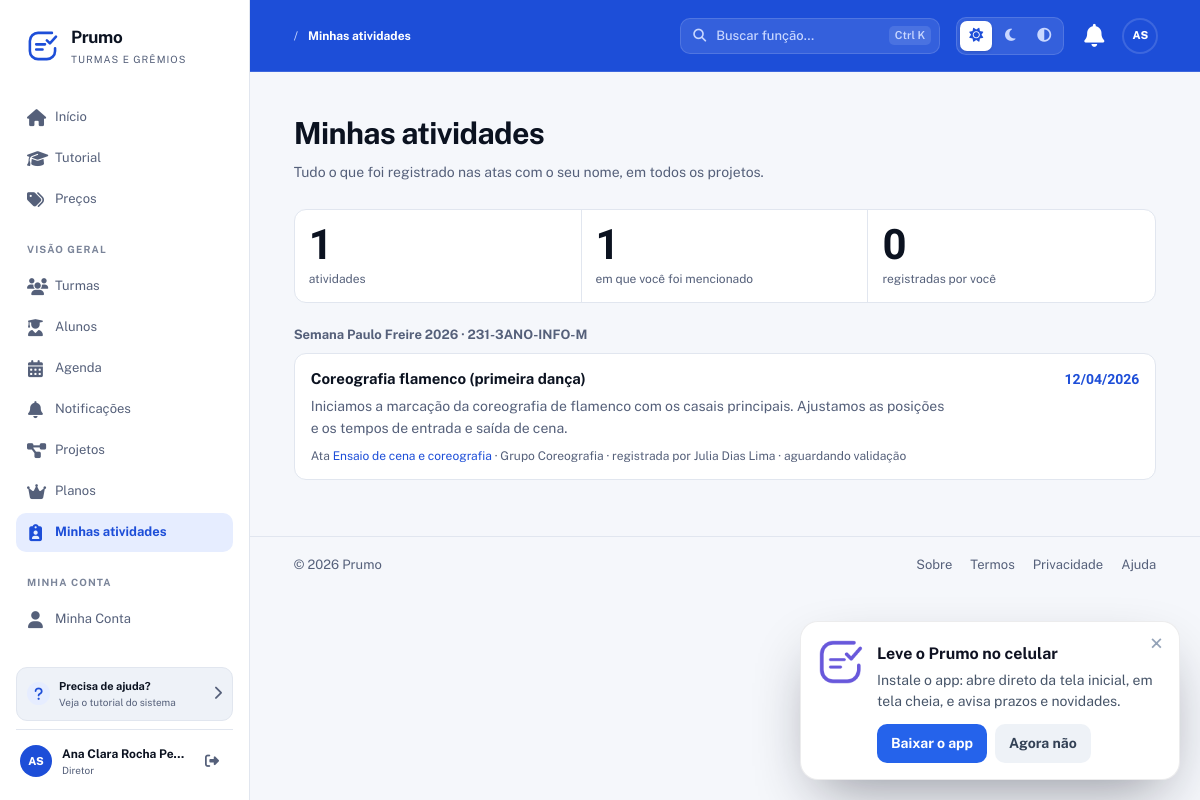
/SGT/minhas-atividades (signed in), run on the app's committed database.
### tables this page shows
CREATE TABLE atividades_ata (
  id INT AUTO_INCREMENT PRIMARY KEY,
  ata_id INT NOT NULL,
  nome VARCHAR(200) NOT NULL,
  descricao TEXT DEFAULT NULL,
  autor_id INT NOT NULL,
  created_at TIMESTAMP DEFAULT CURRENT_TIMESTAMP,
  FOREIGN KEY (ata_id) REFERENCES atas(id) ON DELETE CASCADE,
  FOREIGN KEY (autor_id) REFERENCES usuarios(id) ON DELETE CASCADE,
  INDEX idx_ativ_ata (ata_id)
);

CREATE TABLE projetos (
  id INT AUTO_INCREMENT PRIMARY KEY,
  turma_id INT NOT NULL,
  diretoria_id INT NULL,                      
  nome VARCHAR(150) NOT NULL,
  descricao TEXT DEFAULT NULL,
  prazo DATE DEFAULT NULL,
  modo_avaliacao ENUM('etapa','cronograma') DEFAULT 'cronograma',
  alunos_pedem_grupo TINYINT(1) NOT NULL DEFAULT 0,       
  alunos_pedem_diretor TINYINT(1) NOT NULL DEFAULT 0,     
  diretores_por_grupo INT NOT NULL DEFAULT 1,
  avaliacao_reps ENUM('compartilhada','media') NOT NULL DEFAULT 'compartilhada',  
  encerrado TINYINT(1) DEFAULT 0,
  encerrado_em DATETIME DEFAULT NULL,
  encerrado_por INT DEFAULT NULL,
  created_at TIMESTAMP DEFAULT CURRENT_TIMESTAMP,
  updated_at TIMESTAMP DEFAULT CURRENT_TIMESTAMP ON UPDATE CURRENT_TIMESTAMP,
  FOREIGN KEY (turma_id) REFERENCES turmas(id) ON DELETE CASCADE,
  FOREIGN KEY (encerrado_por) REFERENCES usuarios(id) ON DELETE SET NULL,
  INDEX idx_projetos_turma (turma_id),
  INDEX idx_projetos_encerrado (encerrado),
  CONSTRAINT fk_projeto_diretoria FOREIGN KEY (diretoria_id) REFERENCES gremio_diretorias(id) ON DELETE SET NULL
);

CREATE TABLE turmas (
  id INT AUTO_INCREMENT PRIMARY KEY,
  nome VARCHAR(150) NOT NULL,
  tipo ENUM('turma','gremio') NOT NULL DEFAULT 'turma',   
  codigo_acesso VARCHAR(30) NOT NULL UNIQUE,
  codigo_interno VARCHAR(100) DEFAULT NULL,
  cor_primaria VARCHAR(20) DEFAULT '#3498db',
  cor_secundaria VARCHAR(20) DEFAULT '#2ecc71',
  cor_personalizada TINYINT(1) NOT NULL DEFAULT 0,   
  logo VARCHAR(255) DEFAULT NULL,                   
  bloqueada TINYINT(1) NOT NULL DEFAULT 0,
  bloqueada_motivo VARCHAR(255) DEFAULT NULL,
  bloqueada_em DATETIME DEFAULT NULL,
  bloqueada_por INT DEFAULT NULL,
  isenta_plano TINYINT(1) NOT NULL DEFAULT 0,   
  teste_dia_ate DATETIME NULL,                  
  created_at TIMESTAMP DEFAULT CURRENT_TIMESTAMP,
  updated_at TIMESTAMP DEFAULT CURRENT_TIMESTAMP ON UPDATE CURRENT_TIMESTAMP,
  FOREIGN KEY (bloqueada_por) REFERENCES usuarios(id) ON DELETE SET NULL,
  INDEX idx_turmas_codigo (codigo_acesso)
);

CREATE TABLE atas (
  id INT AUTO_INCREMENT PRIMARY KEY,
  titulo VARCHAR(200) NOT NULL,
  descricao TEXT DEFAULT NULL,
  grupo_id INT NOT NULL,
  diretor_id INT DEFAULT NULL,
  representante_id INT DEFAULT NULL,
  data_ata DATE NOT NULL,
  prazo_preenchimento DATE DEFAULT NULL,
  horario_inicio TIME DEFAULT NULL,
  horario_fim TIME DEFAULT NULL,
  status ENUM('pendente','preenchida','revisada') DEFAULT 'pendente',
  preenchimento ENUM('diretor','grupo') NOT NULL DEFAULT 'diretor',   
  created_at TIMESTAMP DEFAULT CURRENT_TIMESTAMP,
  updated_at TIMESTAMP DEFAULT CURRENT_TIMESTAMP ON UPDATE CURRENT_TIMESTAMP,
  FOREIGN KEY (grupo_id) REFERENCES grupos(id) ON DELETE CASCADE,
  FOREIGN KEY (diretor_id) REFERENCES usuarios(id) ON DELETE SET NULL,
  FOREIGN KEY (representante_id) REFERENCES usuarios(id) ON DELETE SET NULL,
  INDEX idx_atas_grupo (grupo_id),
  INDEX idx_atas_status (status),
  INDEX idx_atas_data (data_ata)
);

CREATE TABLE grupos (
  id INT AUTO_INCREMENT PRIMARY KEY,
  projeto_id INT NOT NULL,
  nome VARCHAR(150) NOT NULL,
  modo_avaliacao_grupo ENUM('individual','coletiva') DEFAULT 'individual',
  modo_avaliacao_por ENUM('diretor','representante','pares','autoavaliacao','misto') DEFAULT 'diretor',
  created_at TIMESTAMP DEFAULT CURRENT_TIMESTAMP,
  updated_at TIMESTAMP DEFAULT CURRENT_TIMESTAMP ON UPDATE CURRENT_TIMESTAMP,
  FOREIGN KEY (projeto_id) REFERENCES projetos(id) ON DELETE CASCADE,
  INDEX idx_grupos_projeto (projeto_id)
);

CREATE TABLE usuarios (
  id INT AUTO_INCREMENT PRIMARY KEY,
  nome VARCHAR(150) NOT NULL,
  email VARCHAR(150) NOT NULL UNIQUE,
  senha VARCHAR(255) NOT NULL,
  google_id VARCHAR(64) DEFAULT NULL,            
  tipo ENUM('aluno','master') NOT NULL DEFAULT 'aluno',
  telefone VARCHAR(20) DEFAULT NULL,
  data_nascimento DATE DEFAULT NULL,
  email_confirmado TINYINT(1) NOT NULL DEFAULT 0,
  email_token VARCHAR(255) DEFAULT NULL,
  email_token_expira DATETIME DEFAULT NULL,
  primeiro_login TINYINT(1) NOT NULL DEFAULT 1,
  cadastro_pendente TINYINT(1) NOT NULL DEFAULT 0,  
  ativo TINYINT(1) NOT NULL DEFAULT 1,
  lgpd_aceito TINYINT(1) NOT NULL DEFAULT 0,
  lgpd_data DATETIME DEFAULT NULL,
  ultimo_acesso DATETIME DEFAULT NULL,
  created_at TIMESTAMP DEFAULT CURRENT_TIMESTAMP,
  updated_at TIMESTAMP DEFAULT CURRENT_TIMESTAMP ON UPDATE CURRENT_TIMESTAMP,
  UNIQUE KEY uk_google_id (google_id),
  INDEX idx_usuarios_email (email),
  INDEX idx_usuarios_tipo (tipo),
  INDEX idx_usuarios_ativo (ativo)
);

### app/Controllers/AtaController.php (called while the page is built, shortened)
<?php
require_once __DIR__ . '/../Core/App.php';
require_once __DIR__ . '/../Models/Projeto.php';
require_once __DIR__ . '/../Helpers/ViewHelper.php';
class AtaController
{
    private Ata           $ata;
    public function __construct()
    {
        $this->ata     = new Ata();
    }
    public function minhasAtividades()
    {
        $u = $_SESSION['usuario'];
        $this->render('atas/minhas_atividades', [
            'atividades' => $this->ata->atividadesDoUsuario((int) $u['id']),
            'meuId'      => (int) $u['id'],
        ]);
    }
    private function render(string $view, array $dados = []): void
    {
        extract($dados);
        require __DIR__ . '/../Views/' . $view . '.php';
    }
}

### app/Core/Router.php (called while the page is built, shortened)
<?php
require_once __DIR__ . '/App.php';
class Router
{
    private $routes = ['GET' => [], 'POST' => []];
    public function get($uri, $action, $roles = [])
    {
        $this->routes['GET'][$uri] = ['action' => $action, 'roles' => $roles];
    }
    public function post($uri, $action, $roles = [])
    {
        $this->routes['POST'][$uri] = ['action' => $action, 'roles' => $roles];
    }
    public function dispatch($requestUri)
    {
        $path     = parse_url($requestUri, PHP_URL_PATH);
        $basePath = App::getBasePath();
        if ($basePath && strpos($path, $basePath) === 0) {
            $path = substr($path, strlen($basePath));
        }
        $method = $_SERVER['REQUEST_METHOD'];
        $route  = $this->routes[$method][$path] ?? null;
        $params = [];
        $action = $route['action'];
        [$controller, $methodName] = explode('@', $action);
        $controllerInstance = new $controller();
        $controllerInstance->$methodName(...$params);
    }
}

### public/index.php (called while the page is built, shortened)
<?php
require_once __DIR__ . '/../app/Core/App.php';
require_once __DIR__ . '/../app/Config/database.php';
require_once __DIR__ . '/../app/Core/Router.php';
$router = new Router();
$router->dispatch($_SERVER['REQUEST_URI']);

### app/Core/Model.php (called while the page is built, shortened)
<?php
require_once __DIR__ . '/../Config/database.php';
class Model
{
    public function __construct()
    {
        $this->conn = Database::getConnection();
    }
}

### app/Core/App.php (called while the page is built, shortened)
<?php
class App
{
    private static $config = null;
    public static function init()
    {
        if (self::$config === null) {
            $envFile = __DIR__ . '/../../.env';
            self::$config = parse_ini_file($envFile);
        }
    }
    public static function get($key, $default = null)
    {
        return self::$config[$key] ?? $_ENV[$key] ?? $default;
    }
    public static function getName()
    {
        return self::get('APP_NAME', 'ProjetoBase');
    }
    public static function getBasePath()
    {
        return self::get('APP_BASE_PATH', '/' . self::getName());
    }
}

### app/Config/database.php (called while the page is built, shortened)
<?php
require_once __DIR__ . '/../Core/App.php';
class Database
{
    private static $connection = null;
    public static function getConnection()
    {
        if (self::$connection === null) {
            try {
                $host = App::get('DB_HOST', '127.0.0.1');
                $dbname = App::get('DB_NAME', 'ProjetoBase');
                $user = App::get('DB_USER', 'root');
                $pass = App::get('DB_PASS', '');
                $port = App::get('DB_PORT', '3306');
                if (strpos($host, ':') !== false) {
                    $dsn = "mysql:host={$host};dbname={$dbname};charset=utf8";
                } else {
                    $dsn = "mysql:host={$host};port={$port};dbname={$dbname};charset=utf8";
                }
                self::$connection = new PDO(
                    $dsn,
                    $user,
                    $pass,
                    [
                        PDO::ATTR_ERRMODE => PDO::ERRMODE_EXCEPTION,
                        PDO::ATTR_DEFAULT_FETCH_MODE => PDO::FETCH_ASSOC,
                        PDO::ATTR_EMULATE_PREPARES => false
                    ]
                );
            } catch (PDOException $e) {
                error_log("Erro de conexão com o banco: " . $e->getMessage());
                throw new Exception("Erro de conexão com o banco de dados: " . $e->getMessage());
            }
        }
        return self::$connection;
    }
}

### app/Models/Ata.php (called while the page is built, shortened)
<?php
require_once __DIR__ . '/../Core/Model.php';
class Ata extends Model
{
    public function atividadesDoUsuario(int $usuarioId): array
    {
        $stmt = $this->conn->prepare("
            SELECT at.id, at.nome, at.descricao, at.created_at, at.autor_id,
                   au.nome AS autor_nome,
                   a.id AS ata_id, a.titulo AS ata_titulo, a.data_ata, a.status AS ata_status,
                   g.nome AS grupo_nome, p.id AS projeto_id, p.nome AS projeto_nome, t.nome AS turma_nome,
                   (pa.usuario_id IS NOT NULL) AS mencionado
            FROM atividades_ata at
            INNER JOIN atas a     ON a.id = at.ata_id
            INNER JOIN grupos g   ON g.id = a.grupo_id
            INNER JOIN projetos p ON p.id = g.projeto_id
            INNER JOIN turmas t   ON t.id = p.turma_id
            LEFT JOIN usuarios au ON au.id = at.autor_id
            LEFT JOIN participantes_atividade pa ON pa.atividade_id = at.id AND pa.usuario_id = ?
            WHERE pa.usuario_id IS NOT NULL OR at.autor_id = ?
            ORDER BY a.data_ata DESC, at.created_at DESC
        ");
        $stmt->execute([$usuarioId, $usuarioId]);
        return $stmt->fetchAll(PDO::FETCH_ASSOC);
    }
}

### app/Helpers/ViewHelper.php (called while the page is built, shortened)
<?php
class ViewHelper
{
    public static function data(?string $valor, bool $hora = false): string
    {
        if (!$valor || !($ts = strtotime($valor))) return '—';
        return date($hora ? 'd/m/Y H:i' : 'd/m/Y', $ts);
    }
}

### app/Views/atas/minhas_atividades.php (the view, shortened to what this page needs)
<?php
require_once __DIR__ . '/../layouts/header.php';
require_once __DIR__ . '/../layouts/nav.php';
$porProjeto = [];
foreach ($atividades as $a) {
    $porProjeto[(int) $a['projeto_id']]['nome']  = $a['projeto_nome'];
    $porProjeto[(int) $a['projeto_id']]['turma'] = $a['turma_nome'];
    $porProjeto[(int) $a['projeto_id']]['itens'][] = $a;
}
$mencoes  = count(array_filter($atividades, fn($a) => (int) $a['mencionado'] === 1));
$minhas   = count(array_filter($atividades, fn($a) => (int) $a['autor_id'] === $meuId));
$statusAta = ['pendente' => 'em preenchimento', 'preenchida' => 'aguardando validação', 'revisada' => 'validada'];
?>
<section class="hero-section">
    <div>
        <h1>Minhas atividades</h1>
        <p class="hero-subtitle">Tudo o que foi registrado nas atas com o seu nome, em todos os projetos.</p>
    </div>
</section>
<?php if (empty($atividades)): ?>
    <div class="lista-vazia">
        <i class="fas fa-clipboard-user"></i>
        <span>Você ainda não foi mencionado em nenhuma atividade. Quando alguém registrar você numa ata, ela aparece aqui e você recebe um aviso.</span>
    </div>
<?php else: ?>
    <section class="grade-numeros" aria-label="Resumo">
        <div class="grade-celula"><span class="num"><?= count($atividades) ?></span><small>atividades</small></div>
        <div class="grade-celula"><span class="num"><?= $mencoes ?></span><small>em que você foi mencionado</small></div>
        <div class="grade-celula"><span class="num"><?= $minhas ?></span><small>registradas por você</small></div>
    </section>
    <?php foreach ($porProjeto as $proj): ?>
        <section class="para-fazer">
            <div class="bloco-titulo"><h2><?= h($proj['nome']) ?> · <?= h($proj['turma']) ?></h2></div>
            <ul class="lista-atividades">
                <?php foreach ($proj['itens'] as $a): ?>
                    <li id="atividade-<?= (int) $a['id'] ?>">
                        <div class="atv-topo">
                            <strong><?= h($a['nome']) ?></strong>
                            <span class="atv-data"><?= ViewHelper::data($a['data_ata']) ?></span>
                        </div>
                        <?php if (!empty($a['descricao'])): ?><p><?= nl2br(h($a['descricao'])) ?></p><?php endif; ?>
                        <small>
                            Ata <a href="<?= $basePath ?>/atas/<?= (int) $a['ata_id'] ?>"><?= h($a['ata_titulo']) ?></a>
                            · Grupo <?= h($a['grupo_nome']) ?>
                            · <?= (int) $a['autor_id'] === $meuId ? 'registrada por você' : 'registrada por ' . h($a['autor_nome'] ?? '—') ?>
                            · <?= $statusAta[$a['ata_status']] ?? h($a['ata_status']) ?>
                        </small>
                    </li>
                <?php endforeach; ?>
            </ul>
        </section>
    <?php endforeach; ?>
<?php endif; ?>
<?php require_once __DIR__ . '/../layouts/footer.php'; ?>

### data on the page
atividades_ata: autor "0", projetos.nome "Semana Paulo Freire 2026", turmas.nome "231-3ANO-INFO-M", nome "Coreografia flamenco (primeira dança)", ata.data_ata "12/04/2026", descricao "Iniciamos a marcação da coreografia de flamenco com os casais principais. Ajustamos as posições e os tempos de entrada e saída de cena.", ata.titulo "Ensaio de cena e coreografia", grupos.nome "Coreografia", autor.nome "Julia Dias Lima", ata.status "aguardando validação"

### other printed values
$appName "Prumo"
$label "Início"
$label "Tutorial"
$label "Preços"
$secao "VISÃO GERAL"
$label "Turmas"
$label "Alunos"
$label "Agenda"
$label "Notificações"
$label "Projetos"
$label "Planos"
$label "Minhas atividades"
$secao "MINHA CONTA"
$label "Minha Conta"
$iniciais "AS"
